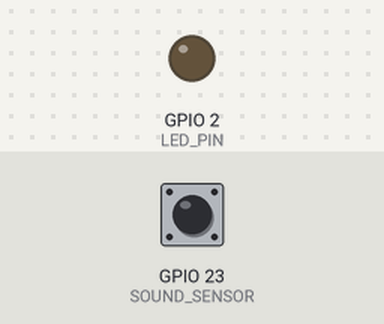
Simulated run of this sketch. Board: ESP32. On the bench: output pins drawn as LEDs (lit = HIGH). Inputs (shaded band) come from the test bench; at power-on: GPIO 23 (SOUND_SENSOR) HIGH. WiFi joins after 1.5 s; servers stay silent unless stated; uploads are accepted with an empty reply; what the sketch prints to the serial monitor is not drawn.

Above: at 2.7 s.
2.8 s: GPIO 23 (SOUND_SENSOR) driven LOW
At 4.0 s:
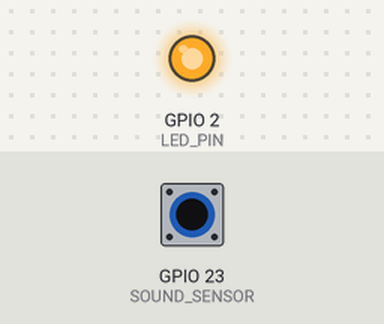
4.3 s: GPIO 23 (SOUND_SENSOR) pulsed HIGH 5 times (0.12 s each, 0.3 s apart)
At 5.4 s:
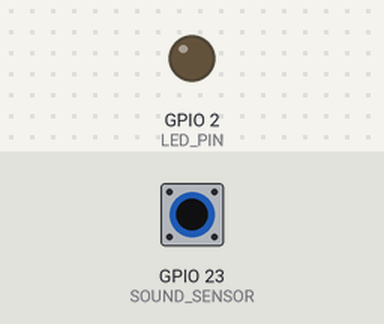
Timing chart, 0 to 7.3 s (numbered marks = the images above; inputs shaded):
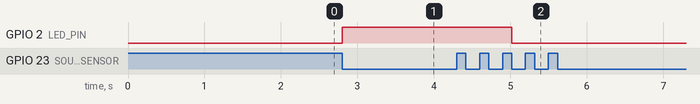

The sketch:

esp32_sound_api_toggle.ino
```cpp
#include <WiFi.h>
#include <HTTPClient.h>

#define SOUND_SENSOR 23   // LM393 D0 connected to GPIO23
#define LED_PIN 2         // Onboard LED (GPIO2)

const char* WIFI_SSID     = "OnePlus Nord CE 3 Lite 5G";
const char* WIFI_PASSWORD = "sasikumar";
const char* TOGGLE_URL    = "http://192.168.1.105:8000/open_site";

bool toggleState = false;
unsigned long lastTrigger = 0;
const unsigned long debounceDelay = 2000; // 2 seconds gap (strong clap only)
int lastSoundState = HIGH;

void setup() {
  pinMode(SOUND_SENSOR, INPUT);
  pinMode(LED_PIN, OUTPUT);
  digitalWrite(LED_PIN, LOW);
  Serial.begin(115200);

  Serial.println("Connecting to WiFi...");
  WiFi.mode(WIFI_STA);
  WiFi.begin(WIFI_SSID, WIFI_PASSWORD);
  while (WiFi.status() != WL_CONNECTED) {
    delay(500);
    Serial.print(".");
  }
  Serial.println("\n✅ Connected to WiFi!");
  Serial.print("ESP32 IP Address: ");
  Serial.println(WiFi.localIP());
}

void loop() {
  int currentState = digitalRead(SOUND_SENSOR);

  // Trigger only when HIGH -> LOW (falling edge = strong clap)
  if (lastSoundState == HIGH && currentState == LOW) {
    unsigned long now = millis();
    if (now - lastTrigger > debounceDelay) {
      toggleState = !toggleState;
      digitalWrite(LED_PIN, toggleState);

      if (toggleState) {
        Serial.println("🔊 Strong Tap → OPEN website...");
        sendToggleRequest("open");
      } else {
        Serial.println("🔊 Strong Tap → CLOSE website...");
        sendToggleRequest("close");
      }
      lastTrigger = now;
    }
  }

  lastSoundState = currentState;
}

void sendToggleRequest(String action) {
  if (WiFi.status() != WL_CONNECTED) {
    Serial.println("❌ WiFi not connected!");
    return;
  }

  HTTPClient http;
  String url = String(TOGGLE_URL) + "?action=" + action;

  if (!http.begin(url)) {
    Serial.println("❌ Unable to connect to server");
    return;
  }

  int httpResponseCode = http.GET();
  if (httpResponseCode > 0) {
    String response = http.getString();
    Serial.println("💻 Laptop Response: " + response);
  } else {
    Serial.println("❌ Error sending request, code: " + String(httpResponseCode));
  }

  http.end();
}
```

Measured:
- after the input at 2.8 s, GPIO 2 (LED_PIN): LOW → HIGH at once
- after the input at 4.3 s, GPIO 2 (LED_PIN): HIGH → LOW after 0.72 s
